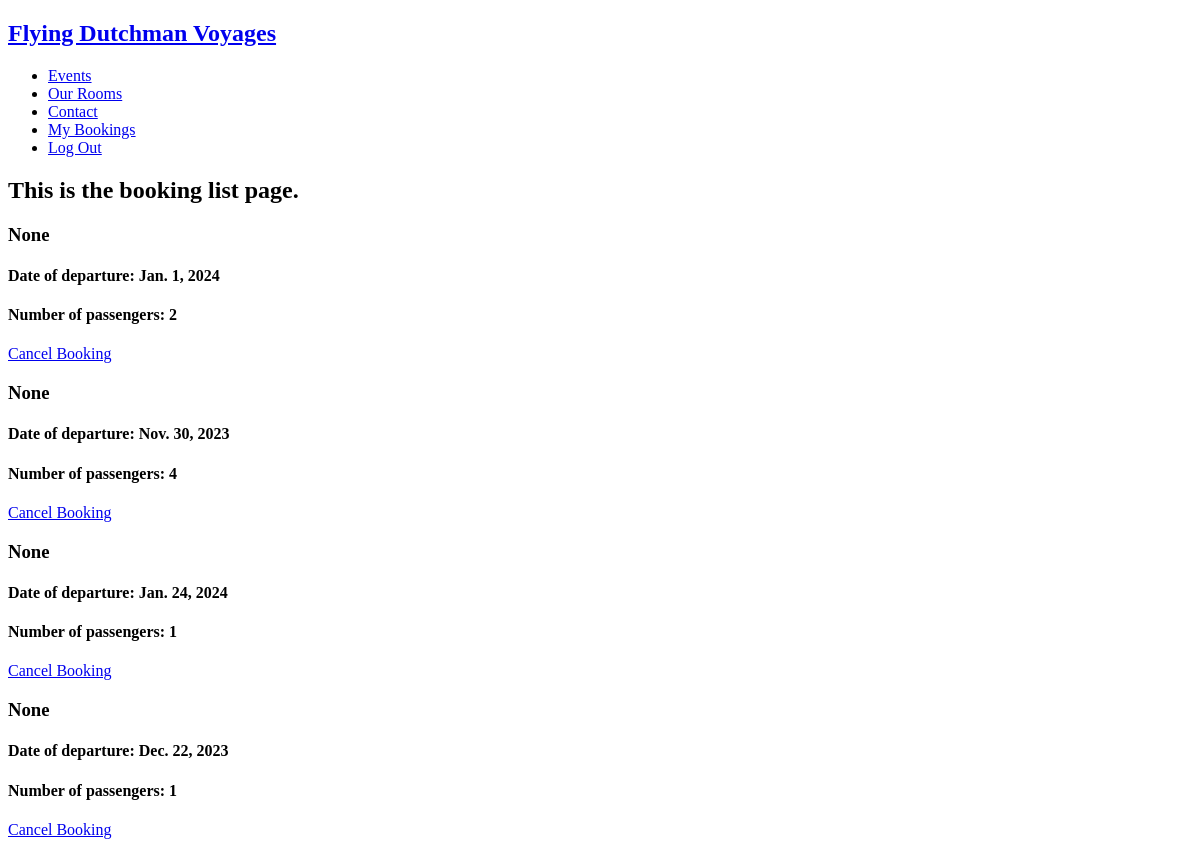
/manage_bookings/ (signed in), run on an earlier commit of the app's database.
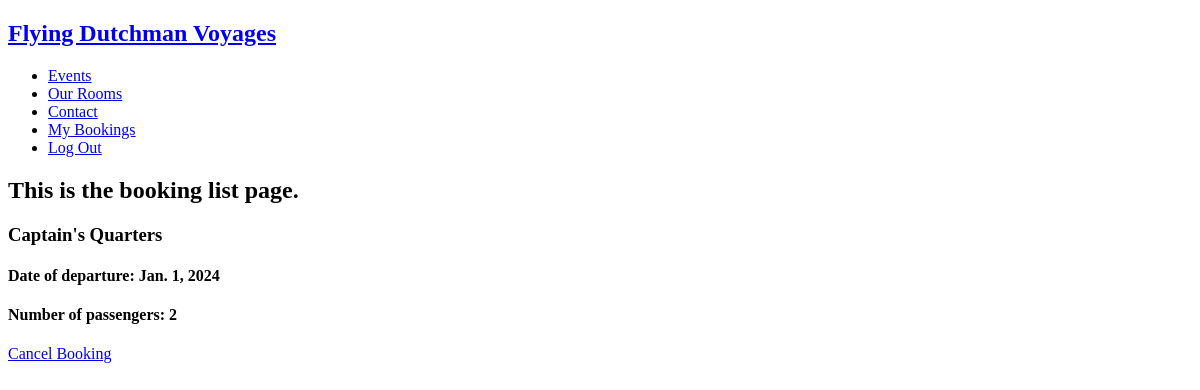
And on a later commit of the database.
### fd_bookings/models.py (models this page shows, shortened)
class Booking(models.Model):
    user = models.ForeignKey(User, on_delete=models.PROTECT)
    created_on = models.DateTimeField(auto_now_add=True)
    modified_on = models.DateTimeField(auto_now=True)
    booking_date = models.DateField()
    room = models.ForeignKey(Room, on_delete=models.PROTECT, null=True)
    num_passengers = models.PositiveSmallIntegerField()
    total_cost = models.DecimalField(decimal_places=2, max_digits=10, default=0)
    def get_room_name(self):
        room_categories = dict(self.room.ROOM_CATEGORIES)
        room_category = room_categories.get(self.room.category)
        return room_category
    def get_cancel_booking(self):
        return reverse_lazy('fd_bookings:CancelBooking', args=[self.pk])

class Room(models.Model):
    ROOM_CATEGORIES = (
        ('CAPQ', 'Captain\'s Quarters'),
        ('DCBN', 'Double Cabin'),
        ('SCBN', 'Single Cabin'),
        ('CRWH', 'Crew Hammocks'),
    )
    category = models.CharField(max_length=4, choices=ROOM_CATEGORIES)
    number = models.IntegerField()
    beds = models.IntegerField()
    capacity = models.IntegerField()
    room_cost = models.DecimalField(decimal_places=2, max_digits=10, null=True)

### fd_bookings/views.py (the view)
# urls.py: path('manage_bookings/', views.ViewBookingList.as_view(), name='ViewBookingList'),
class ViewBookingList(generic.ListView):
    model = Booking
    template_name = 'fd_bookings/manage_bookings.html'
    def get_queryset(self, *args, **kwargs):
        if self.request.user.is_staff:
            booking_list = Booking.objects.all()
            return booking_list
        else:
            booking_list = Booking.objects.filter(user=self.request.user)
            return booking_list

### fd_bookings/templates/fd_bookings/manage_bookings.html
{% extends 'base.html' %}
{% block content %}
<h2>
    This is the booking list page.
</h2>
{% for booking in booking_list %}
<div>
    <h3>{{ booking.get_room_name }}</h3>
    <h4>Date of departure: {{ booking.booking_date }}</h4>
    <h4>Number of passengers: {{ booking.num_passengers }}</h4>
    <a href="{{ booking.get_cancel_booking }}"><p>Cancel Booking</p></a>
</div>
{% endfor %}
{% endblock %}

What changed in the data, as far as the page shows it:
removed Booking: get_room_name "None", booking_date "Jan. 1, 2024", num_passengers "2"
removed Booking: get_room_name "None", booking_date "Nov. 30, 2023", num_passengers "4"
removed Booking: get_room_name "None", booking_date "Jan. 24, 2024", num_passengers "1"
removed Booking: get_room_name "None", booking_date "Dec. 22, 2023", num_passengers "1"
added Booking: get_room_name "Captain's Quarters", booking_date "Jan. 1, 2024", num_passengers "2"
